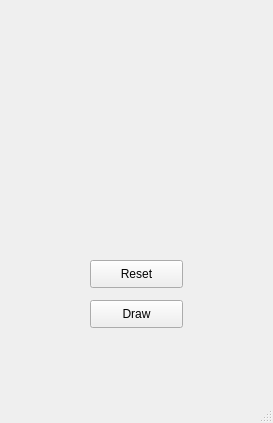
<?xml version="1.0" encoding="UTF-8"?>
<ui version="4.0">
 <class>MainWindow</class>
 <widget class="QMainWindow" name="MainWindow">
  <property name="geometry">
   <rect>
    <x>0</x>
    <y>0</y>
    <width>273</width>
    <height>423</height>
   </rect>
  </property>
  <property name="windowTitle">
   <string>Bézier curve</string>
  </property>
  <widget class="QWidget" name="centralwidget">
   <widget class="QLabel" name="p1_info">
    <property name="geometry">
     <rect>
      <x>80</x>
      <y>120</y>
      <width>111</width>
      <height>21</height>
     </rect>
    </property>
    <property name="text">
     <string/>
    </property>
   </widget>
   <widget class="QLabel" name="p2_info">
    <property name="geometry">
     <rect>
      <x>80</x>
      <y>150</y>
      <width>111</width>
      <height>21</height>
     </rect>
    </property>
    <property name="text">
     <string/>
    </property>
   </widget>
   <widget class="QLabel" name="p3_info">
    <property name="geometry">
     <rect>
      <x>80</x>
      <y>180</y>
      <width>111</width>
      <height>21</height>
     </rect>
    </property>
    <property name="text">
     <string/>
    </property>
   </widget>
   <widget class="QLabel" name="p4_info">
    <property name="geometry">
     <rect>
      <x>80</x>
      <y>210</y>
      <width>111</width>
      <height>21</height>
     </rect>
    </property>
    <property name="text">
     <string/>
    </property>
   </widget>
   <widget class="QPushButton" name="resetButton">
    <property name="geometry">
     <rect>
      <x>90</x>
      <y>260</y>
      <width>93</width>
      <height>28</height>
     </rect>
    </property>
    <property name="text">
     <string>Reset</string>
    </property>
   </widget>
   <widget class="QPushButton" name="drawButton">
    <property name="geometry">
     <rect>
      <x>90</x>
      <y>300</y>
      <width>93</width>
      <height>28</height>
     </rect>
    </property>
    <property name="text">
     <string>Draw</string>
    </property>
   </widget>
  </widget>
  <widget class="QMenuBar" name="menubar">
   <property name="geometry">
    <rect>
     <x>0</x>
     <y>0</y>
     <width>273</width>
     <height>25</height>
    </rect>
   </property>
  </widget>
  <widget class="QStatusBar" name="statusbar"/>
 </widget>
 <resources/>
 <connections/>
</ui>
